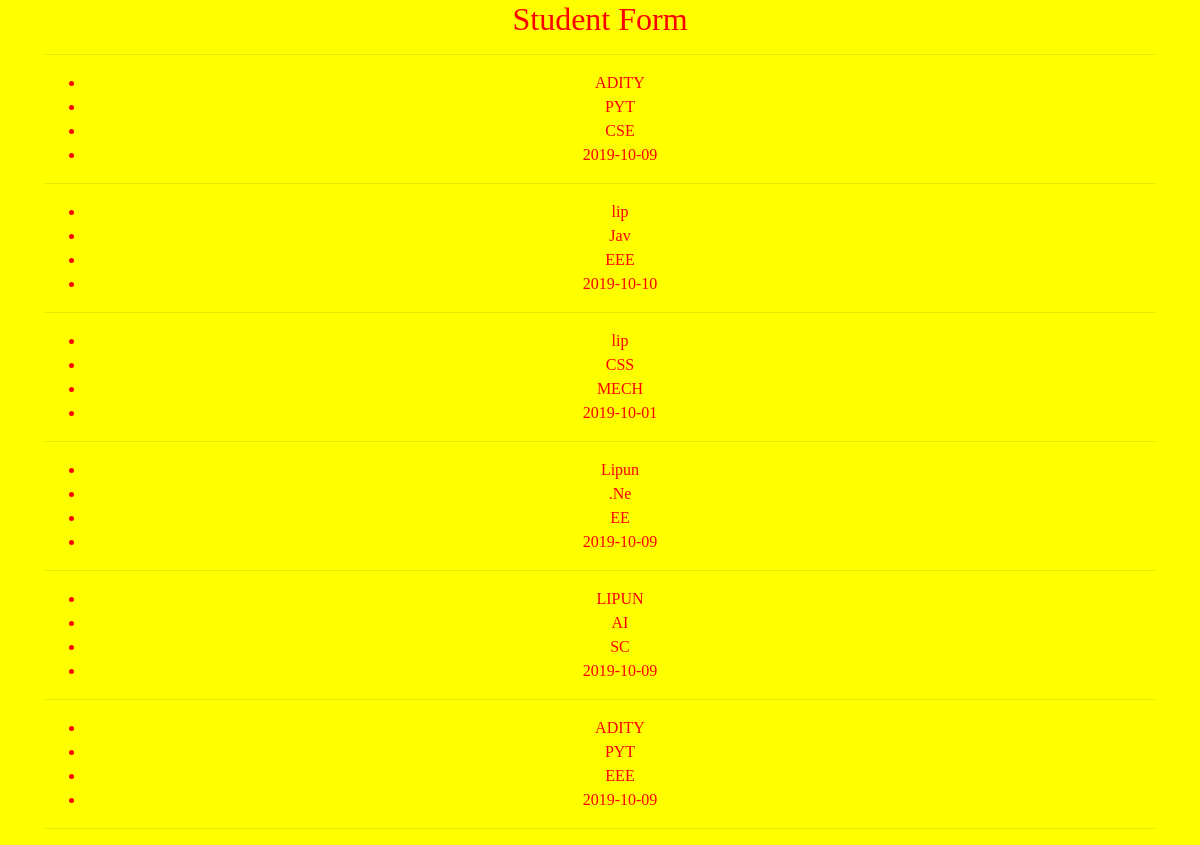
/upper/, run on the app's committed database.
### webapp/models.py (models this page shows)
class Filter(models.Model):
    name = models.CharField(max_length = 30)
    subject = models.CharField(max_length = 30)
    dept = models.CharField(max_length = 30)
    date = models.DateField()

### webapp/views.py (the view)
# urls.py: path('upper/', views.upper_view),
def upper_view(request):
    data_list = Filter.objects.all()
    return render(request, 'myapp/upper.html', {'data_list': data_list})

### webapp/templatetags/cust_filter.py (called while the page is built)
def truncate5(value):
    result = value[0:5]
    return result

def truncate_n(value, n):
    result = value[0:n]
    return result

### templates/myapp/upper.html (shortened to what this page needs)
<!DOCTYPE html>
{% load staticfiles %}
<html lang="en" dir="ltr">
  <head>
    <link rel="stylesheet" href="https://stackpath.bootstrapcdn.com/bootstrap/4.3.1/css/bootstrap.min.css">
    <link rel="stylesheet" href="{% static 'css/filter.css' %}">
  </head>
  <body>
  {% load cust_filter %}
    <div class="container" align="center">
      <h2>Student Form</h2><hr>
      {% for r in data_list %}
      <ul>
        <li>{{r.name | truncate5}}</li>
        <li>{{r.subject | t_n:3}}</li>
        <li>{{r.dept | upper}}</li>
        <li>{{r.date | upper}}</li>
      </ul><hr>
      {% endfor %}
    </div>
  </body>
</html>

### static/css/filter.css (style rules this page uses)
body { background: yellow; color: red; font-family: cursive; }

### data on the page
Filter: name "ADITY", subject|t_n "PYT", dept "CSE", date "2019-10-09"
Filter: name "lip", subject|t_n "Jav", dept "EEE", date "2019-10-10"
Filter: name "lip", subject|t_n "CSS", dept "MECH", date "2019-10-01"
Filter: name "Lipun", subject|t_n ".Ne", dept "EE", date "2019-10-09"
Filter: name "LIPUN", subject|t_n "AI", dept "SC", date "2019-10-09"
Filter: name "ADITY", subject|t_n "PYT", dept "EEE", date "2019-10-09"
